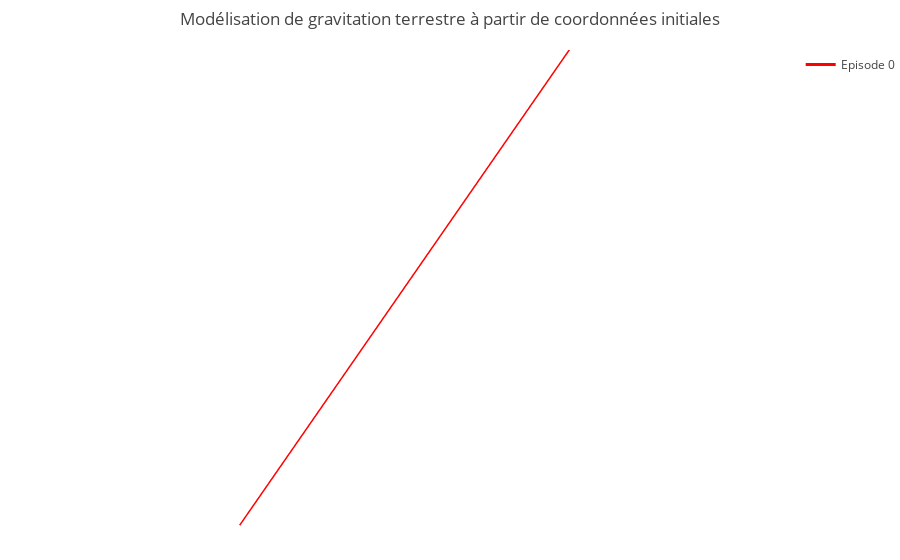

The cell this chart's notebook holds for it:
### Code cell
df2 = df[df.index <= 680160]
with isslib.orbital_visualization() as fig:
    fig.add_scatter3d(x=df2.x, y=df2.y, z=df2.z, line_color='red', name="Episode 0")
    fig.update_layout(title="Modélisation de gravitation terrestre à partir de coordonnées initiales")
